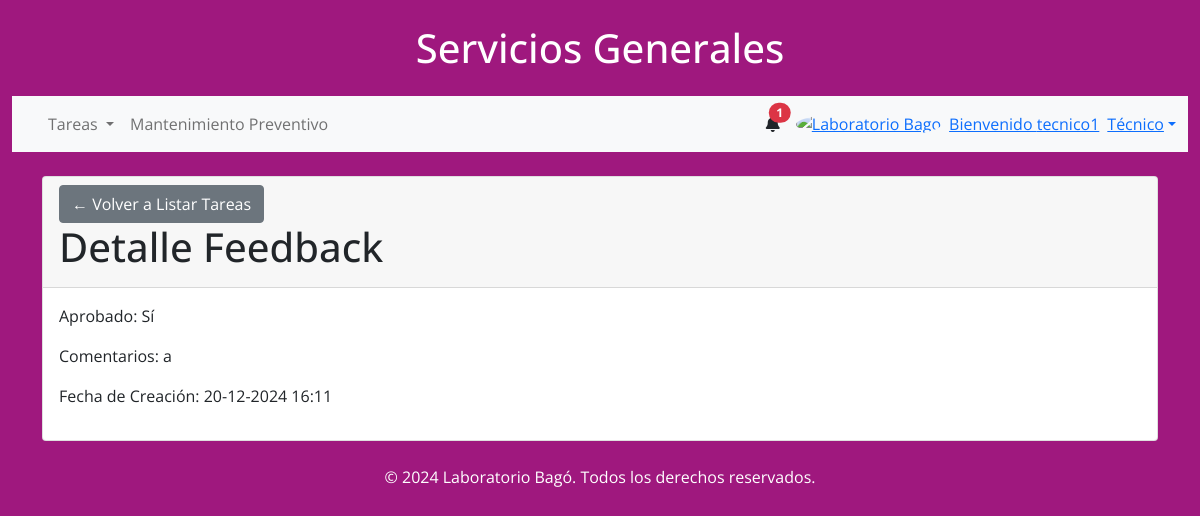
The app's page /externos/detalle_externo/feedback_ext/1/ (signed in) with its own data.
### external_workers/models.py (models this page shows, shortened)
class ExternoFeedback(models.Model):
    tarea_externo = models.OneToOneField(TareaExterno, on_delete=models.CASCADE, related_name='externo_feedback')
    aprobado = models.BooleanField(blank=False)
    comentario = models.TextField(null=False, blank=True, default="Trabajo aprobado")
    fecha_creacion = models.DateTimeField(auto_now_add=True)
    creado_por = models.ForeignKey(User, on_delete=models.SET_NULL, null=True, blank=True)

### external_workers/views.py (the view)
# urls.py: path('detalle_externo/feedback_ext/<int:feedback_ex_id>/', detalle_feedbacks_ex, name='detalle_feedback_ext'),
@login_required
def detalle_feedbacks_ex(request, feedback_ex_id):
    feedback = get_object_or_404(ExternoFeedback, id=feedback_ex_id)
    return render(request, 'app/detalle_externo/feedback_ext.html', {'feedback': feedback})

### app/context_processors.py (called while the page is built)
def user_groups(request):
    if request.user.is_authenticated:
        username = request.user.username
        grupos = request.user.groups.values_list('name', flat=True)
    else:
        username = None
        grupos = []
    return {
        'username': username,
        'grupos': grupos,
    }

def notificaciones(request):
    if request.user.is_authenticated:
        notificaciones = Notificacion.objects.filter(usuario=request.user, leido=False).order_by('-creado_en')[:3]
    else:
        notificaciones = []
    return {'notificaciones': notificaciones}

### app/templates/app/detalle_externo/feedback_ext.html
{% extends '../base.html' %}
{% block content %}
<div class="card mt-4">
    <div class="card-header">
        <a href="{% url 'listar_solicitudes' %}" class="btn btn-secondary">
            &#8592; Volver a Listar Tareas
        </a>
        <h1>Detalle Feedback</h1>
    </div>
    <div class="card-body">
        <p>Aprobado: {{ feedback.aprobado|yesno:"Sí,No" }}</p>
        <p>Comentarios: {{ feedback.comentario }}</p>
        <p>Fecha de Creación: {{ feedback.fecha_creacion|date:"d-m-Y H:i" }}</p>
    </div>
</div>
{% endblock %}

### app/templates/app/base.html (shortened to what this page needs)
{% load static %}
<!DOCTYPE html>
<html lang="es">
    <head>
        <link
          href="https://cdnjs.cloudflare.com/ajax/libs/font-awesome/6.0.0/css/all.min.css"
          rel="stylesheet"
        />
        <link href="https://cdn.jsdelivr.net/npm/bootstrap@5.0.2/dist/css/bootstrap.min.css" rel="stylesheet">
        <link
          href="{% static 'css/style.css' %}"
          rel="stylesheet"
        />
    </head>
<body class="Body-base" style="font-family: 'Open Sans', sans-serif;">
    <div class="container-fluid">
    <header class="text-center my-4">
        <h1>Servicios Generales</h1>
    </header>
    <nav class="navbar navbar-expand-lg navbar-light bg-light">
        <div class="container-fluid">
            {% if user.is_authenticated %}
            <div class="collapse navbar-collapse" id="navbarSupportedContent">
                <ul class="navbar-nav me-auto mb-2 mb-lg-0">
                    {% if 'Supervisor' in grupos or 'Operario' in grupos or 'Técnico' in grupos %}
                    <li class="nav-item dropdown">
                        <a class="nav-link dropdown-toggle" href="#" id="tareasDropdown" role="button"
                           data-bs-toggle="dropdown" aria-expanded="false">
                            Tareas
                        </a>
                    </li>
                    {% endif %}
                    {% if 'Supervisor' in grupos or 'Técnico' in grupos or 'Externo' in grupos %}
                    <li class="nav-item">
                        <a class="nav-link" href="{% url 'lista_mantenimiento' %}">Mantenimiento Preventivo</a>
                    </li>
                    {% endif %}
                </ul>
            </div>
            <div class="d-flex align-items-center">
                <div class="dropdown">
                    <a
                        class="text-reset me-3 position-relative"
                        id="navbarDropdownMenuLink"
                        role="button"
                        data-bs-toggle="dropdown"
                        aria-expanded="false"
                        aria-label="Notifications"
                    >
                        <i class="fas fa-bell" aria-hidden="true"></i>
                        <span class="position-absolute top-0 start-100 translate-middle badge rounded-pill bg-danger">
                            {{ notificaciones|length }}
                        </span>
                    </a>
                </div>
            </div>
                <div class="dropdown">
                    <a
                        class="dropdown-toggle d-flex align-items-center"
                        href="#"
                        id="navbarDropdownMenuAvatar"
                        role="button"
                        data-bs-toggle="dropdown"
                        aria-expanded="false"
                    >
                        <img
                            src="https://bagochile.cl/wp-content/uploads/2023/05/cropped-SIMBOLO-LOGO-BAGO-OFF.jpg"
                            class="rounded-circle"
                            height="25"
                            alt="Laboratorio Bago"
                            loading="lazy"
                        />
                        {% if username %}
                        <span class="ms-2">Bienvenido {{ username }}</span>
                        {% if user.is_superuser %}
                            <span class="ms-2">Admin</span>
                        {% else %}
                            {% if grupos %}
                                {% for grupo in grupos %}
                                    <span class="ms-2">{{ grupo }}</span>
                                {% endfor %}
                            {% else %}
                                <span class="ms-2">Sin Rol Asignado</span>
                            {% endif %}
                        {% endif %}
                    {% endif %}
                    </a>
                </div>
                {% else %}
                <div>
                    <a href="{% url 'login' %}" class="btn btn-outline btn-rounded">Login</a>
                    <a href="{% url 'registro' %}" class="btn btn-outline btn-rounded">Registrarse</a>
                </div>
                {% endif %}
            </div>
        </div>
    <div class="container my-4">
        {% block content %}{% endblock content %}
    </div>
    <footer class="text-center mt-4">
        <p>&copy; 2024 Laboratorio Bagó. Todos los derechos reservados.</p>
    </footer>
{% load sweetify %}
</body>
</html>

### app/static/css/style.css (style rules this page uses)
.Body-base { background-color: #9f187e; }
header { color: white !important; }
footer { color: white !important; }

### records on screen
ExternoFeedback: aprobado "Sí", comentario "a", fecha_creacion "20-12-2024 16:11"

### other values on screen
{{ notificaciones|length }} "1"
{{ username }} "tecnico1"
{{ grupo }} "Técnico"
